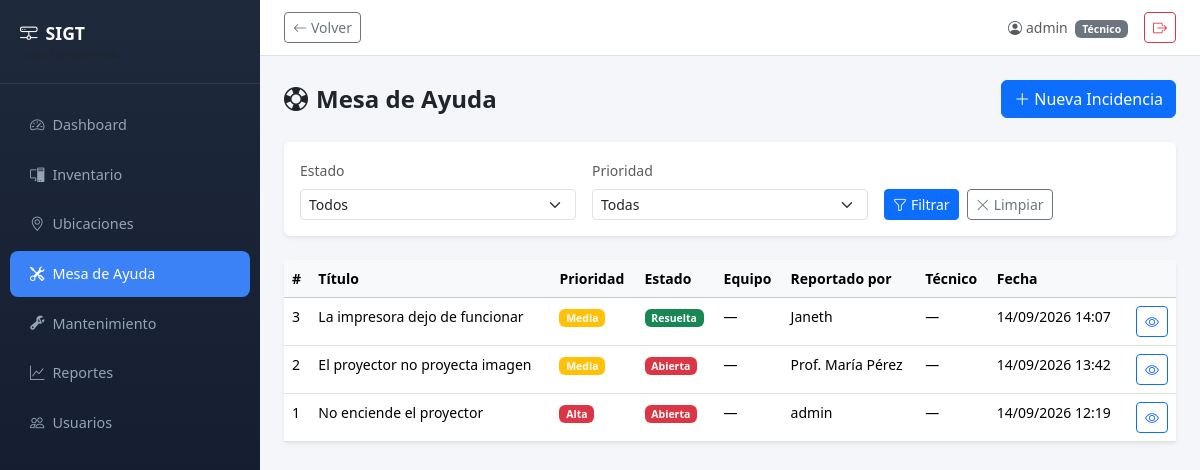
/mesa-ayuda/ (signed in), run on the app's committed database.
### usuarios/models.py (models this page shows, shortened)
class User(AbstractUser):
    ROL_CHOICES = [
        ('admin', 'Administrador'),
        ('tecnico', 'Técnico'),
    ]
    rol = models.CharField(max_length=10, choices=ROL_CHOICES, default='tecnico')
    telefono = models.CharField(max_length=20, blank=True)
    class Meta:
        verbose_name = 'usuario'
        verbose_name_plural = 'usuarios'

### mesa_ayuda/models.py (models this page shows, shortened)
class Incidencia(models.Model):
    PRIORIDAD_CHOICES = [
        ('baja', 'Baja'),
        ('media', 'Media'),
        ('alta', 'Alta'),
        ('urgente', 'Urgente'),
    ]
    ESTADO_CHOICES = [
        ('abierta', 'Abierta'),
        ('en_proceso', 'En Proceso'),
        ('resuelta', 'Resuelta'),
        ('cerrada', 'Cerrada'),
    ]
    titulo = models.CharField(max_length=200)
    descripcion = models.TextField()
    nombre_reportero = models.CharField(max_length=150, blank=True, help_text='Nombre de quien reporta (si no es usuario del sistema)')
    area = models.CharField(max_length=100, blank=True, help_text='Salón / área donde ocurrió la falla')
    contacto = models.CharField(max_length=100, blank=True, help_text='Email o teléfono de contacto del reportero')
    equipo = models.ForeignKey(
        'inventario.Equipo', on_delete=models.SET_NULL,
        null=True, blank=True, related_name='incidencias'
    )
    prioridad = models.CharField(max_length=10, choices=PRIORIDAD_CHOICES, default='media')
    estado = models.CharField(max_length=15, choices=ESTADO_CHOICES, default='abierta')
    tecnico_asignado = models.ForeignKey(
        settings.AUTH_USER_MODEL, on_delete=models.SET_NULL,
        null=True, blank=True, related_name='incidencias_asignadas'
    )
    creado_por = models.ForeignKey(
        settings.AUTH_USER_MODEL, on_delete=models.SET_NULL,
        null=True, related_name='incidencias_creadas'
    )
    fecha_creacion = models.DateTimeField(auto_now_add=True)
    fecha_resolucion = models.DateTimeField(null=True, blank=True)
    class Meta:
        ordering = ['-fecha_creacion']
        permissions = [
            ('puede_cerrar_incidencia', 'Puede cerrar incidencias'),
        ]
    @property
    def prioridad_color(self):
        return {'baja': 'info', 'media': 'warning', 'alta': 'danger', 'urgente': 'dark'}.get(self.prioridad, 'secondary')
    @property
    def estado_color(self):
        return {
            'abierta': 'danger', 'en_proceso': 'warning',
            'resuelta': 'success', 'cerrada': 'secondary'
        }.get(self.estado, 'secondary')

### mesa_ayuda/views.py (the view)
# urls.py: path('', views.IncidenciaListView.as_view(), name='lista'),
class IncidenciaListView(LoginRequiredMixin, ListView):
    model = Incidencia
    template_name = 'mesa_ayuda/incidencia_list.html'
    context_object_name = 'incidencias'
    paginate_by = 20
    def get_queryset(self):
        qs = super().get_queryset()
        estado = self.request.GET.get('estado', '')
        prioridad = self.request.GET.get('prioridad', '')
        if estado:
            qs = qs.filter(estado=estado)
        if prioridad:
            qs = qs.filter(prioridad=prioridad)
        return qs.select_related('equipo', 'tecnico_asignado').all()
    def get_context_data(self, **kwargs):
        context = super().get_context_data(**kwargs)
        context['estado_choices'] = Incidencia.ESTADO_CHOICES
        context['prioridad_choices'] = Incidencia.PRIORIDAD_CHOICES
        return context

### mesa_ayuda/templates/mesa_ayuda/incidencia_list.html (shortened to what this page needs)
{% extends "base.html" %}
{% block content %}
<div class="d-flex justify-content-between align-items-center mb-4">
    <h4 class="fw-bold mb-0"><i class="bi bi-life-preserver me-2"></i>Mesa de Ayuda</h4>
    <a href="{% url 'mesa_ayuda:nueva' %}" class="btn btn-primary">
        <i class="bi bi-plus-lg me-1"></i>Nueva Incidencia
    </a>
</div>
<div class="card border-0 shadow-sm mb-4">
    <div class="card-body">
        <form method="get" class="row g-3 align-items-end">
            <div class="col-md-4">
                <label for="estado" class="form-label small text-muted">Estado</label>
                <select name="estado" id="estado" class="form-select form-select-sm">
                    <option value="">Todos</option>
                </select>
            </div>
            <div class="col-md-4">
                <label for="prioridad" class="form-label small text-muted">Prioridad</label>
                <select name="prioridad" id="prioridad" class="form-select form-select-sm">
                    <option value="">Todas</option>
                </select>
            </div>
            <div class="col-md-4 d-flex gap-2">
                <button type="submit" class="btn btn-sm btn-primary">
                    <i class="bi bi-funnel me-1"></i>Filtrar
                </button>
                <a href="{% url 'mesa_ayuda:lista' %}" class="btn btn-sm btn-outline-secondary">
                    <i class="bi bi-x-lg me-1"></i>Limpiar
                </a>
            </div>
        </form>
    </div>
</div>
<div class="card border-0 shadow-sm">
    <div class="card-body p-0">
        <div class="table-responsive">
            <table class="table table-hover mb-0 small">
                <thead class="table-light">
                    <tr>
                        <th>#</th>
                        <th>Título</th>
                        <th>Prioridad</th>
                        <th>Estado</th>
                        <th>Equipo</th>
                        <th>Reportado por</th>
                        <th>Técnico</th>
                        <th>Fecha</th>
                        <th></th>
                    </tr>
                </thead>
                <tbody>
                    {% for inc in incidencias %}
                    <tr>
                        <td>{{ inc.pk }}</td>
                        <td>{{ inc.titulo|truncatechars:50 }}</td>
                        <td><span class="badge bg-{{ inc.prioridad_color }}">{{ inc.get_prioridad_display }}</span></td>
                        <td><span class="badge bg-{{ inc.estado_color }}">{{ inc.get_estado_display }}</span></td>
                        <td>{{ inc.equipo|default:"—" }}</td>
                        <td>{% if inc.nombre_reportero %} {{ inc.nombre_reportero }} {% elif inc.creado_por %} {{ inc.creado_por.get_full_name|default:inc.creado_por.username }} {% else %}—{% endif %}</td>
                        <td>{% if inc.tecnico_asignado %} {{ inc.tecnico_asignado.get_full_name|default:inc.tecnico_asignado.username }} {% else %}—{% endif %}</td>
                        <td>{{ inc.fecha_creacion|date:"d/m/Y H:i" }}</td>
                        <td class="text-end">
                            <a href="{% url 'mesa_ayuda:detalle' inc.pk %}" class="btn btn-sm btn-outline-primary">
                                <i class="bi bi-eye"></i>
                            </a>
                        </td>
                    </tr>
                    {% empty %}
                    <tr>
                        <td colspan="9" class="text-center text-muted py-4">
                            <i class="bi bi-inbox fs-4 d-block mb-1"></i>Sin incidencias registradas
                        </td>
                    </tr>
                    {% endfor %}
                </tbody>
            </table>
        </div>
    </div>
</div>
{% endblock %}

### templates/base.html (shortened to what this page needs)
{% load static %}
<!DOCTYPE html>
<html lang="es" data-bs-theme="light">
<head>
    <link href="https://cdn.jsdelivr.net/npm/bootstrap@5.3.3/dist/css/bootstrap.min.css" rel="stylesheet">
    <link href="https://cdn.jsdelivr.net/npm/bootstrap-icons@1.11.3/font/bootstrap-icons.min.css" rel="stylesheet">
</head>
<body>
    <aside class="sidebar" id="sidebar">
        <div class="sidebar-brand">
            <i class="bi bi-hdd-network me-2"></i>SIGT
            <small class="d-block text-muted" style="font-size:0.7rem; font-weight:400;">Liceo Campo Verde</small>
        </div>
        <nav class="nav flex-column mt-3">
            {% for item in sidebar_items %}
            <a class="nav-link {% if request.path == item.url %}active{% endif %}" href="{{ item.url }}">
                <i class="bi {{ item.icon }} me-2"></i>{{ item.label }}
            </a>
            {% endfor %}
        </nav>
    </aside>
    <div class="main-content">
        <div class="topbar d-flex justify-content-between align-items-center">
            <div class="d-flex align-items-center gap-2">
                {% if user.is_authenticated %}
                <button type="button" class="btn btn-sm btn-outline-secondary" onclick="history.back()" title="Volver atrás">
                    <i class="bi bi-arrow-left me-1"></i>Volver
                </button>
                {% endif %}
            </div>
            <div class="d-flex align-items-center gap-3">
                {% if user.is_authenticated %}
                <span class="text-muted small">
                    <i class="bi bi-person-circle me-1"></i>{{ user.get_full_name|default:user.username }}
                    {% if user.rol %}<span class="badge bg-secondary ms-1">{{ user.get_rol_display }}</span>{% endif %}
                </span>
                <form method="post" action="{% url 'usuarios:logout' %}" class="d-inline">
                    <button type="submit" class="btn btn-sm btn-outline-danger">
                        <i class="bi bi-box-arrow-right"></i>
                    </button>
                </form>
                {% endif %}
            </div>
        </div>
        <div class="content-body">
            {% block content %}{% endblock %}
        </div>
    </div>
</body>
</html>

### templates/base.html (style rules this page uses)
:root { --sidebar-width: 260px; --sidebar-collapsed: 0px; }
body { min-height: 100vh; background: #f4f6f9; }
.sidebar { width: var(--sidebar-width); min-height: 100vh; background: linear-gradient(180deg, #1e293b 0%, #0f172a 100%); position: fixed; top: 0; left: 0; z-index: 1040; transition: transform 0.3s ease; }
.sidebar .nav-link { color: #94a3b8; padding: 0.75rem 1.25rem; border-radius: 0.5rem; margin: 2px 10px; font-size: 0.9rem; transition: all 0.2s; }
.sidebar .nav-link.active { color: #fff; background: #3b82f6; }
.sidebar-brand { padding: 1.25rem; border-bottom: 1px solid rgba(255,255,255,0.08); color: #fff; font-weight: 700; font-size: 1.1rem; }
.main-content { margin-left: var(--sidebar-width); transition: margin-left 0.3s ease; min-height: 100vh; }
.topbar { background: #fff; border-bottom: 1px solid #dee2e6; padding: 0.75rem 1.5rem; }
.content-body { padding: 1.5rem; }

### data on the page
User: get_full_name "admin", rol "Técnico"
Incidencia: pk "3", titulo "La impresora dejo de funcionar", prioridad "Media", estado "Resuelta", equipo "—", nombre_reportero "Janeth", fecha_creacion "14/09/2026 14:07"
Incidencia: pk "2", titulo "El proyector no proyecta imagen", prioridad "Media", estado "Abierta", equipo "—", nombre_reportero "Prof. María Pérez", fecha_creacion "14/09/2026 13:42"
Incidencia: pk "1", titulo "No enciende el proyector", prioridad "Alta", estado "Abierta", equipo "—", creado_por.get_full_name "admin", fecha_creacion "14/09/2026 12:19"

### other printed values
{{ item.label }} "Dashboard" "Inventario" "Ubicaciones" "Mesa de Ayuda" "Mantenimiento" "Reportes" "Usuarios"
